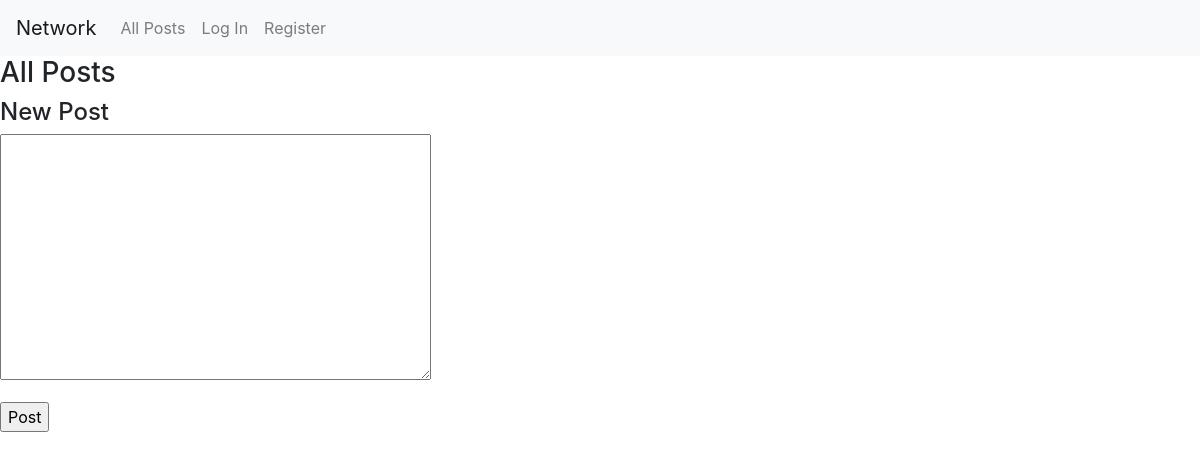
The app's page /posts, older data.
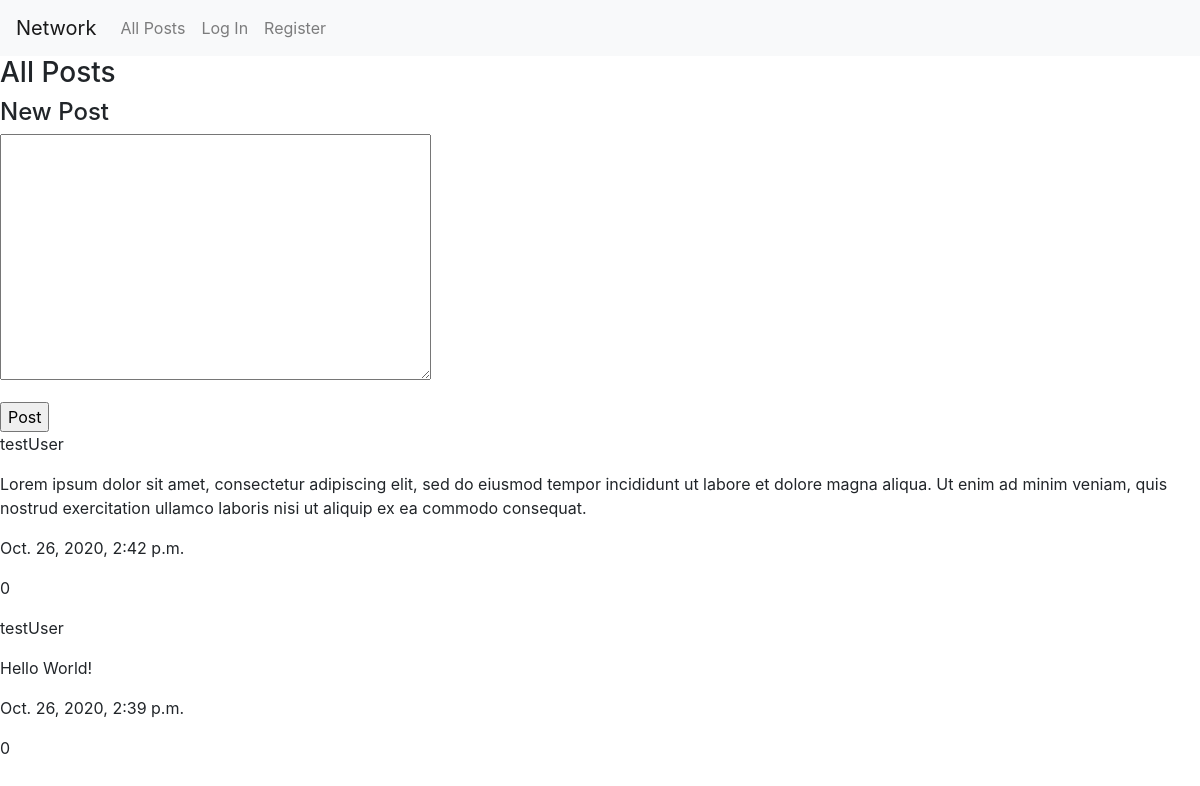
The same page, newer data.
### network/models.py (models this page shows)
class Post(models.Model):
    text = models.TextField()
    date = models.DateTimeField(auto_now=True)
    user = models.ForeignKey(User, on_delete=models.CASCADE)
    likes = models.IntegerField(default=0)

class User(AbstractUser):
    pass

### network/views.py (the view)
# urls.py: path("posts", views.all_posts, name="all_posts"),
def all_posts(request):
    posts = Post.objects.all().order_by('-date')
    if request.method == 'POST':
        form = PostForm(request.POST)
        if form.is_valid():
            form.instance.user = request.user
            form.save()
            return redirect('all_posts')
        else:
            return render(request, 'network/all_posts.html',
                          {'form': form, 'posts': posts})
    else:
        form = PostForm()
        return render(request, 'network/all_posts.html',
                      {'form': form, 'posts': posts})

### network/forms.py
class PostForm(forms.ModelForm):
    class Meta:
        model = Post
        fields = ['text']

### network/templates/network/all_posts.html (shortened to what this page needs)
{% extends 'network/layout.html' %}
{% block body %}
    <h3>All Posts</h3>
    <div>
        <form method="post">
            <h4>New Post</h4>
            <p>
                {{ form.text }}
            </p>
            <input type="submit" value="Post">
        </form>
    </div>
    <div>
        {% for post in posts %}
            <p>{{ post.user }}</p>
            <p>{{ post.text }}</p>
            <p>{{ post.date }}</p>
            <p>{{ post.likes }}</p>
        {% endfor %}
    </div>
{% endblock %}

Row changes from the older to the newer data that the page shows:
added Post: user "testUser", text "Lorem ipsum dolor sit amet, consectetur adipiscing elit, sed do eiusmod tempor incididunt ut labore et dolore magna aliqua. Ut enim ad minim veniam, quis nostrud exercitation ullamco laboris nisi ut aliquip ex ea commodo consequat.", date "Oct. 26, 2020, 2:42 p.m.", likes "0"
added Post: user "testUser", text "Hello World!", date "Oct. 26, 2020, 2:39 p.m.", likes "0"
